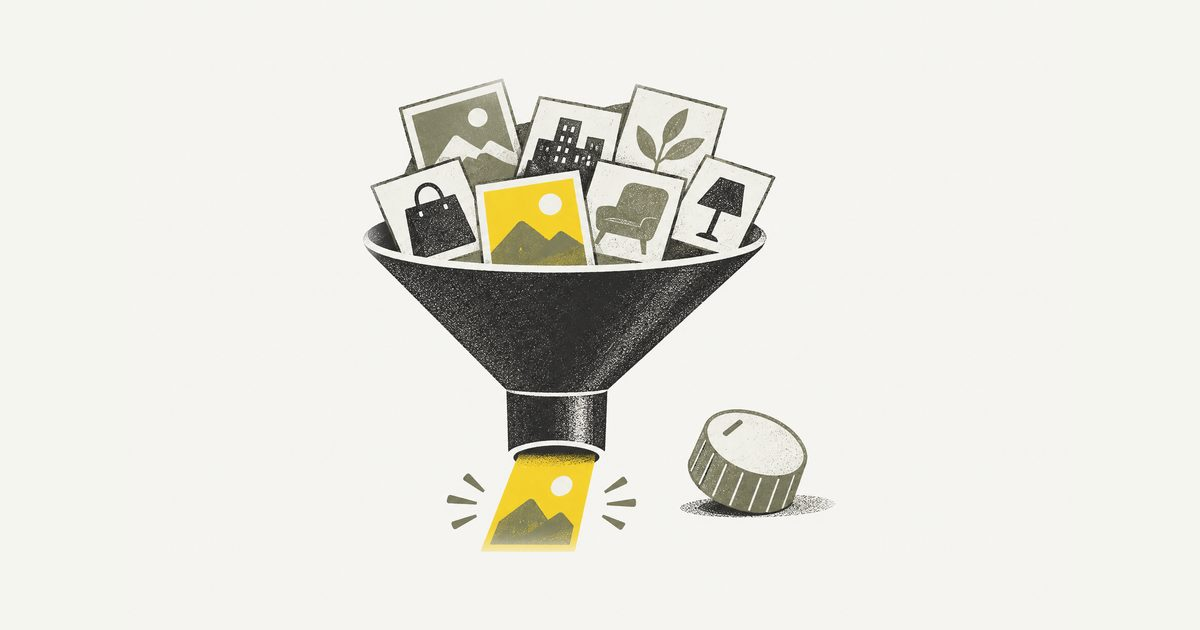
#> input picture images/articles/andromeda-algoritm-meta-og.jpg, 1200 x 630 px
$ python -i article-cover.py   (imports and definitions only)
#> lines starting #> are read from the running program, lines starting #| are printed output that depends on the picture; after the words box and inside, x2 and y2 are one past the last pixel; in counts of white or black regions, pixels touching at a corner belong together
#> further down, picture is the input picture: PIL image 1200x630 RGB; mean R, G, B 230.1, 229.1, 221.9
#!/usr/bin/python3
"""Attach a cover image to an article.

  /usr/bin/python3 scripts/article-cover.py <slug> <source.png> "<alt text>"

Writes images/articles/<slug>.jpg (1200x800, page cover) and images/articles/<slug>-og.jpg
(1200x630, link preview), sets cover, coverOg, coverAlt in content/articles.json.
New picture for the same article = new file name (images are cached for 30 days): pass --v2.
Rules for the picture: playbooks/covers.md in ~/loops-seo.
"""
import json, sys
from pathlib import Path
from PIL import Image

R = Path(__file__).resolve().parents[1]
args = [a for a in sys.argv[1:] if not a.startswith('--')]
# [1 line that did not run here, left out]
suffix = '-v2' if '--v2' in sys.argv else ''
# [1 line that did not run here, left out]
# [1 line that did not run here, left out]
# [4 lines not run here, left out]


def centre(img, margin=0.10):
    """Find the drawing on the flat paper background and put it in the middle of a 3:2 canvas."""
#> called with margin = 0.1
    from PIL import ImageChops
    bg = img.getpixel((4, 4))
#> bg = (244, 245, 239)
    diff = ImageChops.difference(img, Image.new('RGB', img.size, bg)).convert('L').point(lambda v: 255 if v > 28 else 0)
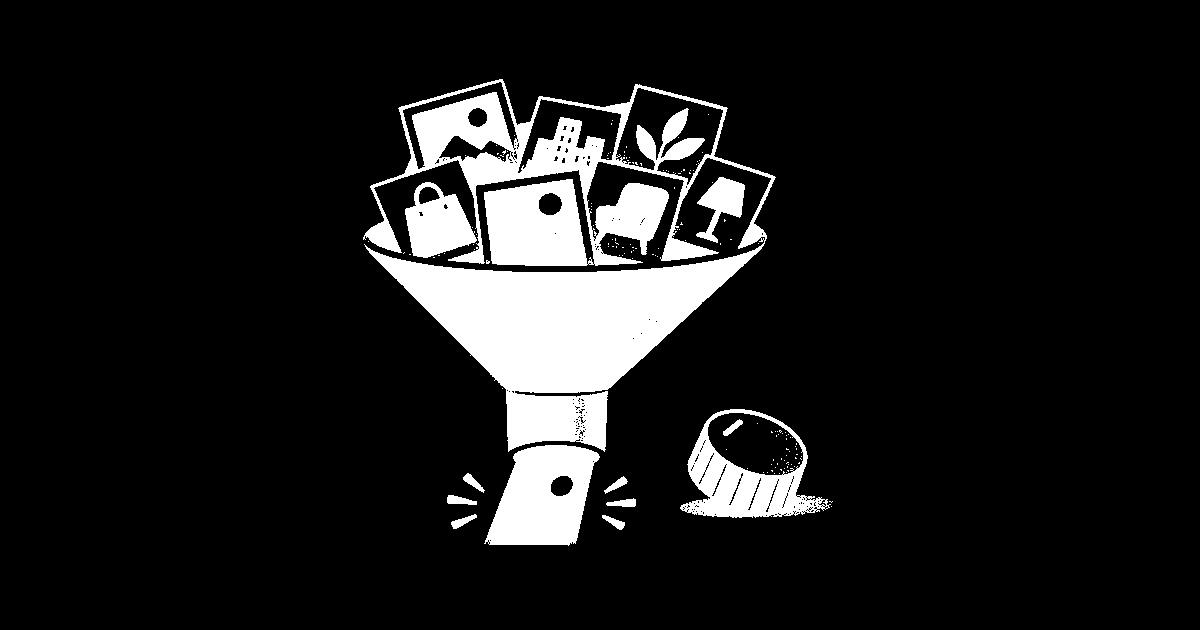
#> diff: PIL image 1200x630 L; 10.8% white; 146 white regions (134 under 20 px), largest, box (x1, y1, x2, y2) and area: (363, 79, 776, 452) 61113, (484, 445, 600, 546) 7954, (680, 409, 831, 518) 6424
    box = diff.getbbox()
#> box = (363, 79, 833, 546)
    if not box:
        return img
    pad = 30
    box = (max(0, box[0] - pad), max(0, box[1] - pad), min(img.width, box[2] + pad), min(img.height, box[3] + pad))
#> box = (333, 49, 863, 576)
    art = img.crop(box)
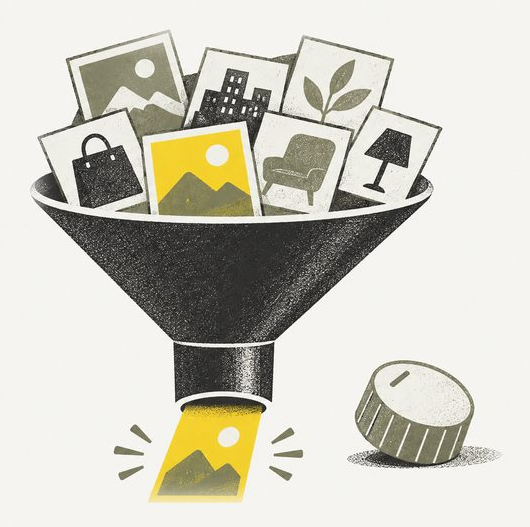
#> art: PIL image 530x527 RGB; mean R, G, B 205.3, 203.1, 191.7
    W = max(art.width / (1 - 2 * margin), art.height * 1.5 / (1 - 2 * margin))
    H = W / 1.5
    # Base = an empty strip of the same paper (keeps the grain), art pasted with soft edges.
    from PIL import ImageFilter
    blank = [x for x in range(0, img.width - 40, 20) if not diff.crop((x, 0, x + 40, img.height)).getbbox()]
#> blank = 33 values from 0 to 1140
    strip = img.crop((blank[0], 0, blank[0] + 40, img.height)) if blank else Image.new('RGB', (40, img.height), bg)
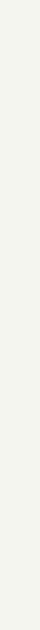
#> strip: PIL image 40x630 RGB; mean R, G, B 244, 245, 239
    canvas = Image.new('RGB', (round(W), round(H)), bg)
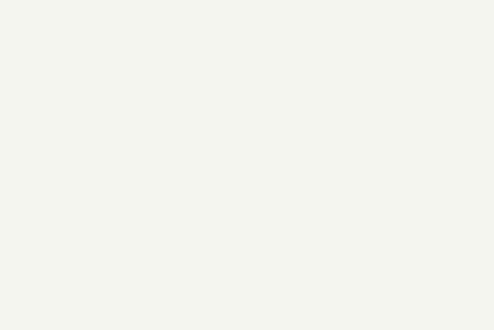
#> canvas: PIL image 988x659 RGB (shown at 1/2 size); mean R, G, B 244, 245, 239
    for x in range(0, canvas.width, 40):
        for y in range(0, canvas.height, img.height):
            canvas.paste(strip, (x, y))
    feather = max(8, round(min(art.size) * 0.04))
    mask = Image.new('L', art.size, 0)
#> mask: PIL image 530x527 L; every value is 0
    mask.paste(255, (feather, feather, art.width - feather, art.height - feather))
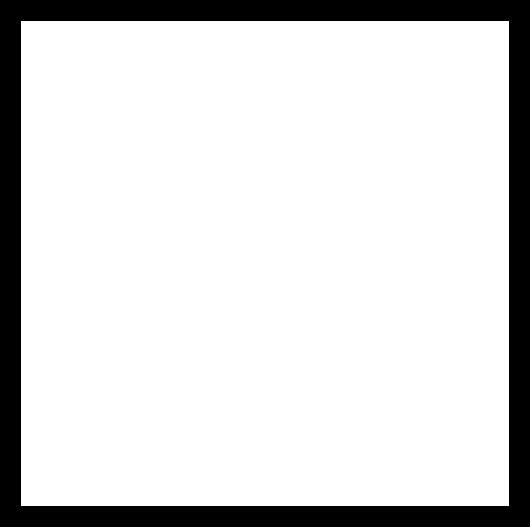
#> mask: PIL image 530x527 L; 84.7% white; 1 black region, box (x1, y1, x2, y2) and area: (0, 0, 530, 527) 42630
    mask = mask.filter(ImageFilter.GaussianBlur(feather / 2))
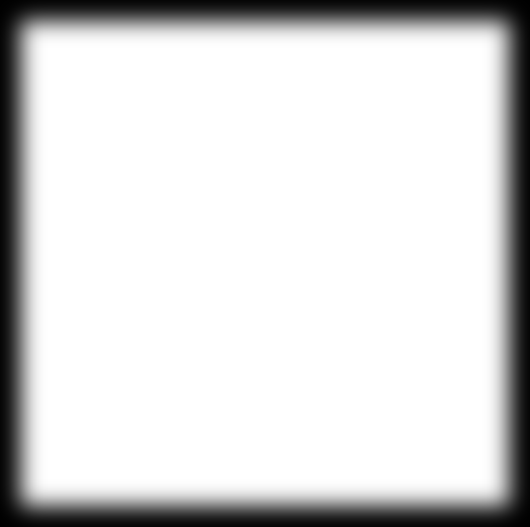
#> mask: PIL image 530x527 L; min 0, max 255, mean 216
    canvas.paste(art, ((canvas.width - art.width) // 2, (canvas.height - art.height) // 2), mask)
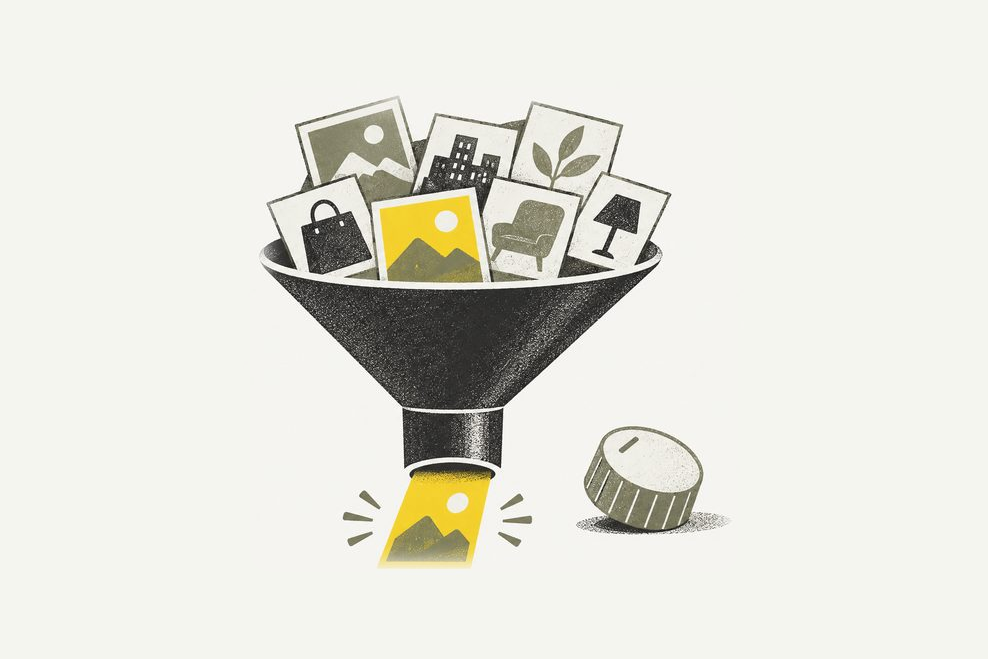
#> canvas: PIL image 988x659 RGB; mean R, G, B 227.3, 227.1, 218.7
    return canvas


# [1 line that did not run here, left out]


# [14 lines left out: functions fit, contain, not called in this run]


# [5 lines not run here, left out]

>>> from PIL import Image
>>> picture = Image.open('../images/articles/andromeda-algoritm-meta-og.jpg')
>>> result = centre(picture)

$ run again, on images/articles/etapy-raboty-target-og.jpg
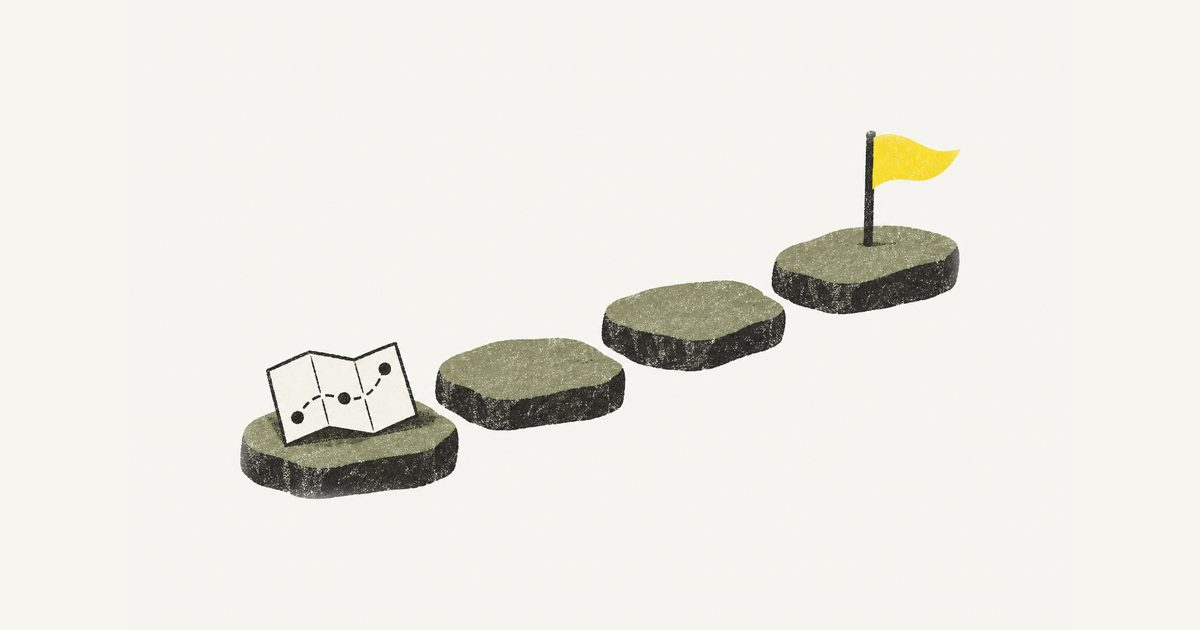
#> input picture images/articles/etapy-raboty-target-og.jpg, 1200 x 630 px
#> picture is the input picture: PIL image 1200x630 RGB; mean R, G, B 234.9, 233.8, 227.7
#> bg = (246, 245, 240)
#> in centre, `diff = ImageChops.difference(img, Image.new('RGB', img.size, bg)).conv..`:
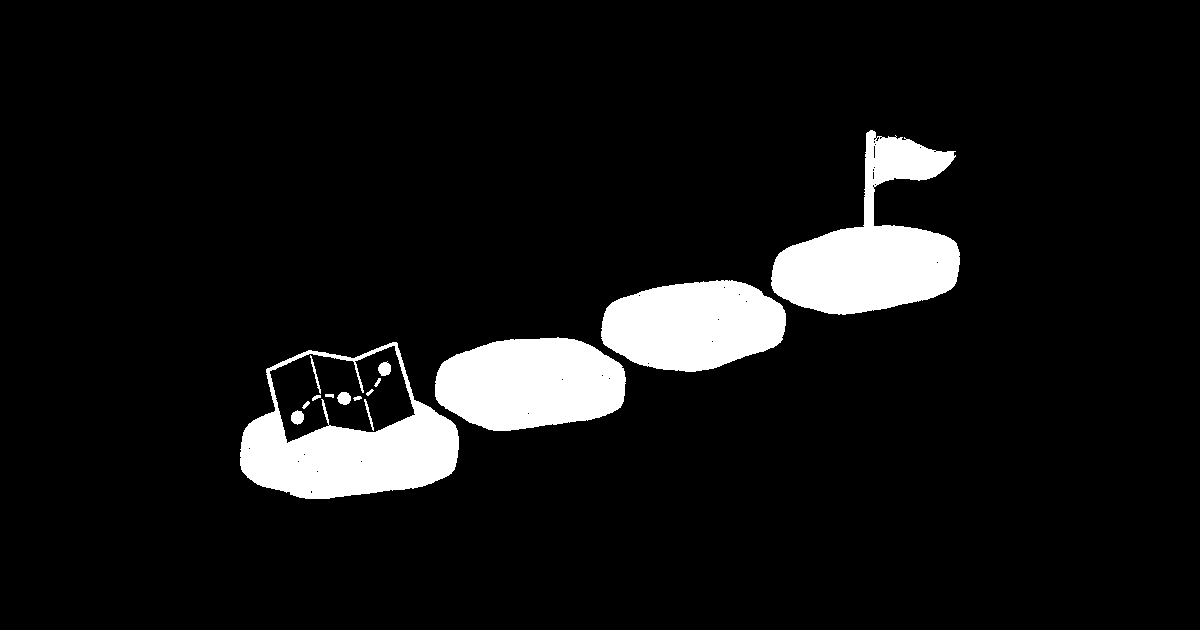
#> diff: PIL image 1200x630 L; 8% white; 15 white regions, largest, box (x1, y1, x2, y2) and area: (771, 130, 960, 315) 16819, (240, 342, 459, 499) 15469, (435, 337, 626, 431) 14136
#> in centre, `box = diff.getbbox()`: box = (240, 130, 960, 499)
#> in centre, `box = (max(0, box[0] - pad), max(0, box[1] - pad), min(img.width, box[..`: box = (210, 100, 990, 529)
#> blank = [0, 20, 40, 60, 80, 100, 120, 140, 160, 180, 200, 960, 980, 1000, 1020, 1040, 1060, 1080, 1100, 1120, 1140]
#> in centre, `canvas.paste(art, ((canvas.width - art.width) // 2, (canvas.height - a..`:
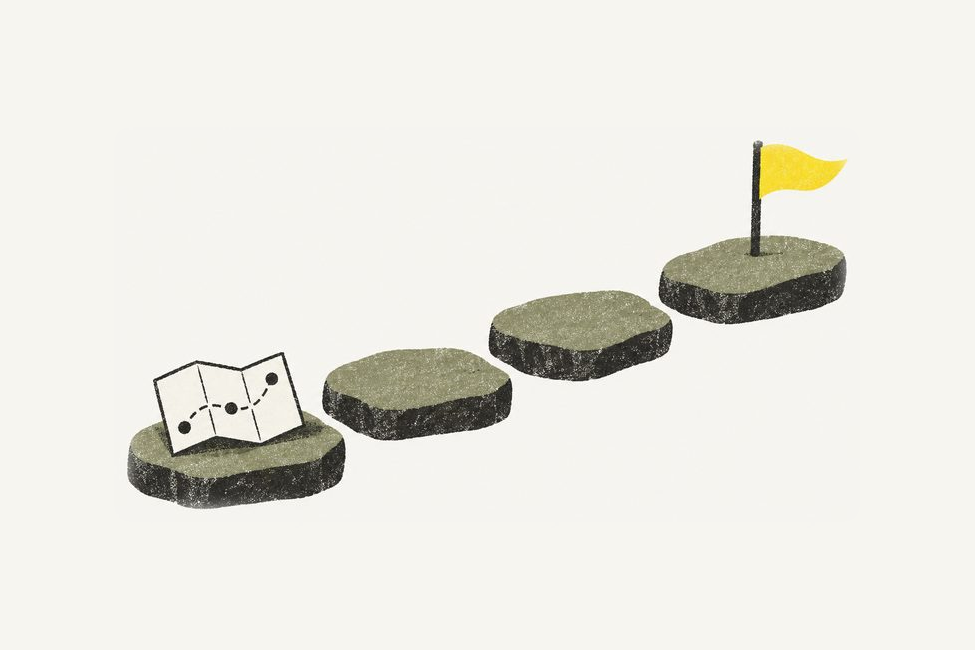
#> canvas: PIL image 975x650 RGB; mean R, G, B 233.3, 232.1, 225.4
